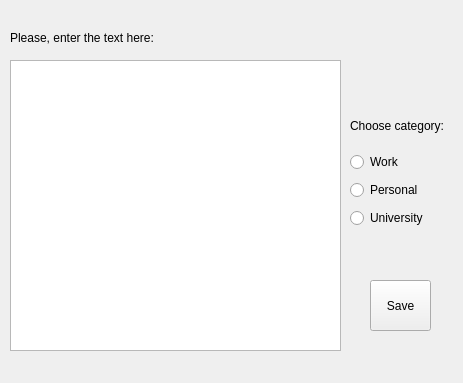
<?xml version="1.0" encoding="UTF-8"?>
<ui version="4.0">
 <class>Editor</class>
 <widget class="QDialog" name="Editor">
  <property name="geometry">
   <rect>
    <x>0</x>
    <y>0</y>
    <width>463</width>
    <height>383</height>
   </rect>
  </property>
  <property name="windowTitle">
   <string>Dialog</string>
  </property>
  <widget class="QTextEdit" name="textEdit">
   <property name="geometry">
    <rect>
     <x>10</x>
     <y>60</y>
     <width>331</width>
     <height>291</height>
    </rect>
   </property>
  </widget>
  <widget class="QToolButton" name="toolButton">
   <property name="geometry">
    <rect>
     <x>370</x>
     <y>280</y>
     <width>61</width>
     <height>51</height>
    </rect>
   </property>
   <property name="text">
    <string>Save</string>
   </property>
   <property name="icon">
    <iconset resource="icons.qrc">
     <normaloff>:/icons/save.png</normaloff>:/icons/save.png</iconset>
   </property>
   <property name="iconSize">
    <size>
     <width>35</width>
     <height>35</height>
    </size>
   </property>
  </widget>
  <widget class="QLabel" name="label">
   <property name="geometry">
    <rect>
     <x>10</x>
     <y>30</y>
     <width>261</width>
     <height>16</height>
    </rect>
   </property>
   <property name="text">
    <string>Please, enter the text here:</string>
   </property>
  </widget>
  <widget class="QWidget" name="verticalLayoutWidget">
   <property name="geometry">
    <rect>
     <x>350</x>
     <y>150</y>
     <width>111</width>
     <height>82</height>
    </rect>
   </property>
   <layout class="QVBoxLayout" name="verticalLayout_2">
    <item>
     <widget class="QRadioButton" name="work">
      <property name="text">
       <string>Work</string>
      </property>
     </widget>
    </item>
    <item>
     <widget class="QRadioButton" name="personal">
      <property name="text">
       <string>Personal</string>
      </property>
     </widget>
    </item>
    <item>
     <widget class="QRadioButton" name="uni">
      <property name="text">
       <string>University</string>
      </property>
     </widget>
    </item>
   </layout>
  </widget>
  <widget class="QLabel" name="label_2">
   <property name="geometry">
    <rect>
     <x>350</x>
     <y>110</y>
     <width>111</width>
     <height>31</height>
    </rect>
   </property>
   <property name="text">
    <string>Choose category:</string>
   </property>
  </widget>
  <action name="actionSave">
   <property name="icon">
    <iconset resource="icons.qrc">
     <normaloff>:/icons/save.png</normaloff>:/icons/save.png</iconset>
   </property>
   <property name="text">
    <string>save</string>
   </property>
   <property name="shortcut">
    <string>Ctrl+S</string>
   </property>
  </action>
 </widget>
 <resources>
  <include location="icons.qrc"/>
 </resources>
 <connections/>
</ui>
